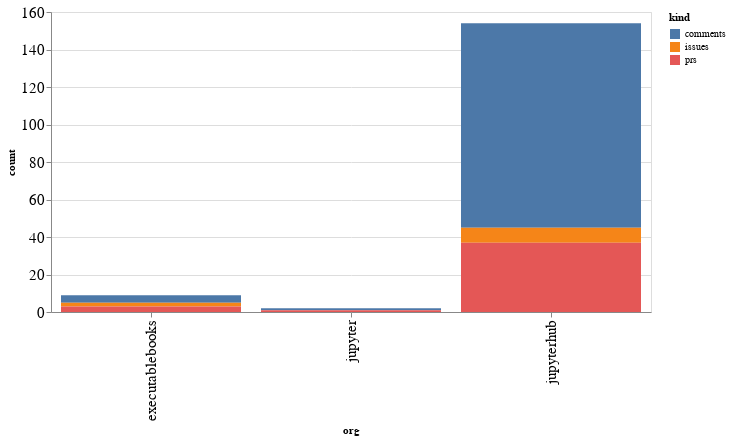

This figure's notebook cell:
### Code cell
alt.Chart(org_summaries, width=600).mark_bar().encode(
    x='org',
    y='count',
    color='kind',
    tooltip="org"
)

### Figure 1 — Vega-Lite specification as saved in the notebook (floating-point values rounded to 4 significant figures)
{"config": {"axisLeft": {"labelFontSize": 15}, "axisBottom": {"labelFontSize": 15}}, "data": {"name": "data-7a69b4b139c2e06ac5b3479688fd47b9"}, "mark": "bar", "encoding": {"color": {"type": "nominal", "field": "kind"}, "tooltip": {"type": "nominal", "field": "org"}, "x": {"type": "nominal", "field": "org"}, "y": {"type": "quantitative", "field": "count"}}, "width": 600, "$schema": "https://vega.github.io/schema/vega-lite/v4.8.1.json", "datasets": {"data-7a69b4b139c2e06ac5b3479688fd47b9": [{"org": "executablebooks", "kind": "comments", "count": 4}, {"org": "executablebooks", "kind": "issues", "count": 2}, {"org": "executablebooks", "kind": "prs", "count": 3}, {"org": "jupyter", "kind": "comments", "count": 1}, {"org": "jupyter", "kind": "prs", "count": 1}, {"org": "jupyterhub", "kind": "comments", "count": 109}, {"org": "jupyterhub", "kind": "issues", "count": 8}, {"org": "jupyterhub", "kind": "prs", "count": 37}]}}
